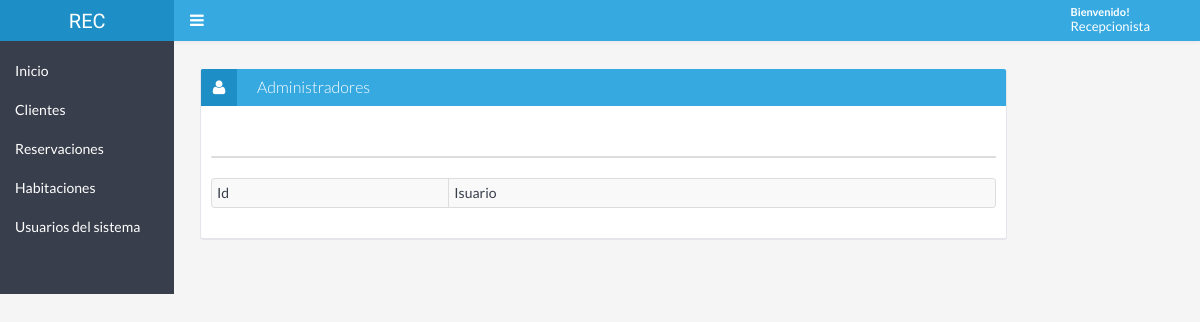
Before: /rec/admins.php with the older database file.
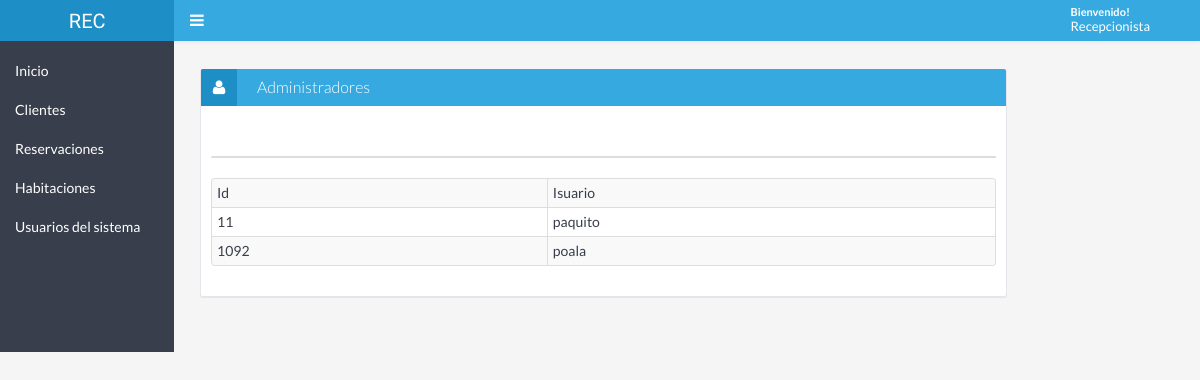
After: the same page with the newer database file.
### tables this page shows
CREATE TABLE `usuario` (
  `id` int(11) NOT NULL,
  `nombre_user` varchar(30) NOT NULL,
  `password` varchar(32) NOT NULL,
  `rol` int(11) DEFAULT NULL
);

### rec/listau.php (the view, shortened to what this page needs)
<!DOCTYPE html>
<html>
<head>
</head>
<br>
<div>
<div class="table table-responsive">
	<table class=" table table-hover table-bordered table-striped table-condensed" >
        <tr class="table-info">
			<td>Id</td>
			<td>Isuario</td>
		</tr>
		<?php
        $conexion=new mysqli("localhost","root","","hotel2");
		$sql="SELECT * from usuario";
		$result=mysqli_query($conexion,$sql);
		while($mostrar=mysqli_fetch_array($result)){
		 ?>
		<tr>
			<td><?php echo $mostrar['id'] ?></td>
			<td><?php echo $mostrar['nombre_user'] ?></td>
		</tr>
	<?php
	}
	 ?>
	</table>
</div>
</body>
</html>

Changed rows visible on the page:
added usuario: id "11", nombre_user "paquito"
added usuario: id "1092", nombre_user "poala"
